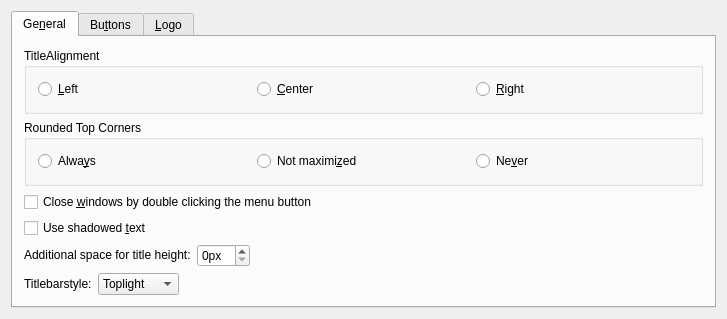
<ui version="4.0" >
 <class>ConfigDialog</class>
 <widget class="QWidget" name="ConfigDialog" >
  <property name="geometry" >
   <rect>
    <x>0</x>
    <y>0</y>
    <width>727</width>
    <height>298</height>
   </rect>
  </property>
  <property name="windowTitle" >
   <string>Config Dialog</string>
  </property>
  <layout class="QGridLayout" >
   <item row="0" column="0" >
    <widget class="QTabWidget" name="tabWidget2" >
     <property name="currentIndex" >
      <number>0</number>
     </property>
     <widget class="QWidget" name="tab" >
      <attribute name="title" >
       <string>Ge&amp;neral</string>
      </attribute>
      <layout class="QGridLayout" >
       <item row="0" column="0" >
        <widget class="QGroupBox" name="titleAlign" >
         <property name="title" >
          <string>TitleAlignment</string>
         </property>
         <layout class="QGridLayout" >
          <item row="0" column="0" >
           <widget class="QRadioButton" name="AlignLeft" >
            <property name="whatsThis" >
             <string>Align the title left.</string>
            </property>
            <property name="text" >
             <string>&amp;Left</string>
            </property>
           </widget>
          </item>
          <item row="0" column="1" >
           <widget class="QRadioButton" name="AlignHCenter" >
            <property name="whatsThis" >
             <string>Center the title.</string>
            </property>
            <property name="text" >
             <string>&amp;Center</string>
            </property>
           </widget>
          </item>
          <item row="0" column="2" >
           <widget class="QRadioButton" name="AlignRight" >
            <property name="whatsThis" >
             <string>Align the title right.</string>
            </property>
            <property name="text" >
             <string>&amp;Right</string>
            </property>
           </widget>
          </item>
         </layout>
        </widget>
       </item>
       <item row="1" column="0" >
        <widget class="QGroupBox" name="roundedCorners" >
         <property name="title" >
          <string>Rounded Top Corners</string>
         </property>
         <layout class="QGridLayout" >
          <item row="0" column="0" >
           <widget class="QRadioButton" name="RoundAlways" >
            <property name="whatsThis" >
             <string>Always draw rounded window top corners.</string>
            </property>
            <property name="text" >
             <string>Alwa&amp;ys</string>
            </property>
           </widget>
          </item>
          <item row="0" column="1" >
           <widget class="QRadioButton" name="NotMaximized" >
            <property name="whatsThis" >
             <string>Draw rounded top corners if the window is not maximized.</string>
            </property>
            <property name="text" >
             <string>Not maximi&amp;zed</string>
            </property>
           </widget>
          </item>
          <item row="0" column="2" >
           <widget class="QRadioButton" name="RoundNever" >
            <property name="whatsThis" >
             <string>Never draw rounded window top corners.</string>
            </property>
            <property name="text" >
             <string>Ne&amp;ver</string>
            </property>
           </widget>
          </item>
         </layout>
        </widget>
       </item>
       <item row="2" column="0" >
        <widget class="QCheckBox" name="menuClose" >
         <property name="whatsThis" >
          <string>Check this option if you want windows to be closed when you double click the menu button, similar to Microsoft Windows.</string>
         </property>
         <property name="text" >
          <string>Close &amp;windows by double clicking the menu button</string>
         </property>
        </widget>
       </item>
       <item row="3" column="0" >
        <widget class="QCheckBox" name="titleShadow" >
         <property name="whatsThis" >
          <string>Check this option if you want the titlebar text to have a 3D look with a shadow behind it.</string>
         </property>
         <property name="text" >
          <string>Use shadowed &amp;text</string>
         </property>
        </widget>
       </item>
       <item row="4" column="0" >
        <layout class="QHBoxLayout" >
         <item>
          <widget class="QLabel" name="textLabel1_4" >
           <property name="sizePolicy" >
            <sizepolicy vsizetype="Fixed" hsizetype="Minimum" >
             <horstretch>0</horstretch>
             <verstretch>0</verstretch>
            </sizepolicy>
           </property>
           <property name="text" >
            <string>Additional space for title height:</string>
           </property>
           <property name="wordWrap" >
            <bool>false</bool>
           </property>
          </widget>
         </item>
         <item>
          <widget class="QSpinBox" name="addSpace" >
           <property name="specialValueText" >
            <string/>
           </property>
           <property name="suffix" >
            <string comment="Pixel" >px</string>
           </property>
          </widget>
         </item>
         <item>
          <spacer>
           <property name="orientation" >
            <enum>Qt::Horizontal</enum>
           </property>
           <property name="sizeType" >
            <enum>QSizePolicy::Expanding</enum>
           </property>
           <property name="sizeHint" >
            <size>
             <width>71</width>
             <height>21</height>
            </size>
           </property>
          </spacer>
         </item>
        </layout>
       </item>
       <item row="5" column="0" >
        <layout class="QHBoxLayout" >
         <item>
          <widget class="QLabel" name="textLabel1_5" >
           <property name="sizePolicy" >
            <sizepolicy vsizetype="Fixed" hsizetype="Minimum" >
             <horstretch>0</horstretch>
             <verstretch>0</verstretch>
            </sizepolicy>
           </property>
           <property name="text" >
            <string>Titlebarstyle:</string>
           </property>
           <property name="wordWrap" >
            <bool>false</bool>
           </property>
          </widget>
         </item>
         <item>
          <widget class="QComboBox" name="titlebarStyle" >
           <property name="whatsThis" >
            <string>Select the titlebar style.</string>
           </property>
           <item>
            <property name="text" >
             <string>Toplight</string>
            </property>
           </item>
           <item>
            <property name="text" >
             <string>Balanced</string>
            </property>
           </item>
          </widget>
         </item>
         <item>
          <spacer>
           <property name="orientation" >
            <enum>Qt::Horizontal</enum>
           </property>
           <property name="sizeType" >
            <enum>QSizePolicy::Expanding</enum>
           </property>
           <property name="sizeHint" >
            <size>
             <width>301</width>
             <height>21</height>
            </size>
           </property>
          </spacer>
         </item>
        </layout>
       </item>
      </layout>
     </widget>
     <widget class="QWidget" name="tab" >
      <attribute name="title" >
       <string>Bu&amp;ttons</string>
      </attribute>
      <layout class="QGridLayout" >
       <item row="0" column="0" >
        <layout class="QHBoxLayout" >
         <item>
          <widget class="QLabel" name="textLabel1_2" >
           <property name="sizePolicy" >
            <sizepolicy vsizetype="Fixed" hsizetype="Minimum" >
             <horstretch>0</horstretch>
             <verstretch>0</verstretch>
            </sizepolicy>
           </property>
           <property name="text" >
            <string>Buttontype:</string>
           </property>
           <property name="wordWrap" >
            <bool>false</bool>
           </property>
          </widget>
         </item>
         <item>
          <widget class="QComboBox" name="buttonType" >
           <property name="whatsThis" >
            <string>Select the buttontype.</string>
           </property>
           <item>
            <property name="text" >
             <string>Plastik flat</string>
            </property>
           </item>
           <item>
            <property name="text" >
             <string>Lipstik flat</string>
            </property>
           </item>
           <item>
            <property name="text" >
             <string>Plastik 3D</string>
            </property>
           </item>
           <item>
            <property name="text" >
             <string>Lipstik 3D</string>
            </property>
           </item>
           <item>
            <property name="text" >
             <string>Lipstik bright</string>
            </property>
           </item>
          </widget>
         </item>
         <item>
          <spacer>
           <property name="orientation" >
            <enum>Qt::Horizontal</enum>
           </property>
           <property name="sizeType" >
            <enum>QSizePolicy::MinimumExpanding</enum>
           </property>
           <property name="sizeHint" >
            <size>
             <width>41</width>
             <height>21</height>
            </size>
           </property>
          </spacer>
         </item>
        </layout>
       </item>
       <item row="0" column="1" >
        <widget class="QCheckBox" name="customIconColors" >
         <property name="whatsThis" >
          <string>Allow custom colors for the button icons.</string>
         </property>
         <property name="text" >
          <string>&amp;Custom icon colors</string>
         </property>
        </widget>
       </item>
       <item row="1" column="0" >
        <widget class="QCheckBox" name="customColors" >
         <property name="whatsThis" >
          <string>Allow custom colors for the button background. The colors for the buttonbackground from the colorscheme are used then.</string>
         </property>
         <property name="text" >
          <string>Custom colors for button bac&amp;kground</string>
         </property>
        </widget>
       </item>
       <item rowspan="4" row="1" column="1" >
        <layout class="QHBoxLayout" >
         <item>
          <layout class="QVBoxLayout" >
           <item>
            <widget class="QLabel" name="activeLbl" >
             <property name="text" >
              <string>Active:</string>
             </property>
             <property name="wordWrap" >
              <bool>false</bool>
             </property>
            </widget>
           </item>
           <item>
            <widget class="QLabel" name="activeDownLbl" >
             <property name="text" >
              <string>Active down:</string>
             </property>
             <property name="wordWrap" >
              <bool>false</bool>
             </property>
            </widget>
           </item>
           <item>
            <widget class="QLabel" name="inactiveLbl" >
             <property name="text" >
              <string>Inactive:</string>
             </property>
             <property name="wordWrap" >
              <bool>false</bool>
             </property>
            </widget>
           </item>
           <item>
            <widget class="QLabel" name="inactiveDownLbl" >
             <property name="text" >
              <string>Inactive down:</string>
             </property>
             <property name="wordWrap" >
              <bool>false</bool>
             </property>
            </widget>
           </item>
          </layout>
         </item>
         <item>
          <layout class="QVBoxLayout" >
           <item>
            <widget class="KColorButton" name="activeFgColor" >
             <property name="whatsThis" >
              <string>Color for the icon of the active button.</string>
             </property>
             <property name="text" >
              <string/>
             </property>
            </widget>
           </item>
           <item>
            <widget class="KColorButton" name="activeBgColor" >
             <property name="whatsThis" >
              <string>Color for the icon of the active button when pressed.</string>
             </property>
             <property name="text" >
              <string/>
             </property>
            </widget>
           </item>
           <item>
            <widget class="KColorButton" name="inactiveFgColor" >
             <property name="whatsThis" >
              <string>Color for the icon of the inactive button.</string>
             </property>
             <property name="text" >
              <string/>
             </property>
            </widget>
           </item>
           <item>
            <widget class="KColorButton" name="inactiveBgColor" >
             <property name="whatsThis" >
              <string>Color for the icon of the inactive button when pressed.</string>
             </property>
             <property name="text" >
              <string/>
             </property>
            </widget>
           </item>
          </layout>
         </item>
        </layout>
       </item>
       <item rowspan="4" row="1" column="2" >
        <spacer>
         <property name="orientation" >
          <enum>Qt::Horizontal</enum>
         </property>
         <property name="sizeType" >
          <enum>QSizePolicy::Expanding</enum>
         </property>
         <property name="sizeHint" >
          <size>
           <width>16</width>
           <height>120</height>
          </size>
         </property>
        </spacer>
       </item>
       <item row="2" column="0" >
        <widget class="QCheckBox" name="useTitleProps" >
         <property name="whatsThis" >
          <string>Use the titlefont settings (color, shadow) for the button icons. Overrides the custom color settings.</string>
         </property>
         <property name="text" >
          <string>&amp;Use titlefont settings for button icons</string>
         </property>
        </widget>
       </item>
       <item row="3" column="0" >
        <widget class="QCheckBox" name="animateButtons" >
         <property name="whatsThis" >
          <string>Check this option if you want the buttons to fade in when the mouse pointer hovers over them and fade out again when it moves away.</string>
         </property>
         <property name="text" >
          <string>A&amp;nimate buttons</string>
         </property>
        </widget>
       </item>
       <item row="4" column="0" >
        <widget class="QCheckBox" name="redCloseButton" >
         <property name="whatsThis" >
          <string>Paint the icon of the closebutton in red (this overrides all other colorsettings).</string>
         </property>
         <property name="text" >
          <string>&amp;Red closebutton icon</string>
         </property>
        </widget>
       </item>
       <item row="5" column="0" >
        <layout class="QHBoxLayout" >
         <item>
          <widget class="QLabel" name="textLabel1_3" >
           <property name="sizePolicy" >
            <sizepolicy vsizetype="Fixed" hsizetype="Minimum" >
             <horstretch>0</horstretch>
             <verstretch>0</verstretch>
            </sizepolicy>
           </property>
           <property name="text" >
            <string>Iconsize:</string>
           </property>
           <property name="wordWrap" >
            <bool>false</bool>
           </property>
          </widget>
         </item>
         <item>
          <widget class="QSpinBox" name="iconSize" >
           <property name="suffix" >
            <string comment="Percent of Buttonheight" >%</string>
           </property>
          </widget>
         </item>
         <item>
          <spacer>
           <property name="orientation" >
            <enum>Qt::Horizontal</enum>
           </property>
           <property name="sizeType" >
            <enum>QSizePolicy::MinimumExpanding</enum>
           </property>
           <property name="sizeHint" >
            <size>
             <width>171</width>
             <height>21</height>
            </size>
           </property>
          </spacer>
         </item>
        </layout>
       </item>
       <item row="5" column="1" >
        <widget class="QCheckBox" name="iconShadow" >
         <property name="whatsThis" >
          <string>Check this if you want to have shadows for the button icons on active windows.</string>
         </property>
         <property name="text" >
          <string>Shado&amp;w for icons</string>
         </property>
        </widget>
       </item>
       <item row="6" column="0" colspan="3" >
        <spacer>
         <property name="orientation" >
          <enum>Qt::Vertical</enum>
         </property>
         <property name="sizeType" >
          <enum>QSizePolicy::MinimumExpanding</enum>
         </property>
         <property name="sizeHint" >
          <size>
           <width>350</width>
           <height>16</height>
          </size>
         </property>
        </spacer>
       </item>
      </layout>
     </widget>
     <widget class="QWidget" name="TabPage" >
      <attribute name="title" >
       <string>&amp;Logo</string>
      </attribute>
      <layout class="QVBoxLayout" >
       <item>
        <widget class="QCheckBox" name="titleBarLogo" >
         <property name="whatsThis" >
          <string>Check this if you want to see the titlebar logo in the titlebar.</string>
         </property>
         <property name="text" >
          <string>Show &amp;titlebar logo</string>
         </property>
        </widget>
       </item>
       <item>
        <layout class="QHBoxLayout" >
         <item>
          <widget class="QLabel" name="textLabel2" >
           <property name="sizePolicy" >
            <sizepolicy vsizetype="Fixed" hsizetype="Minimum" >
             <horstretch>0</horstretch>
             <verstretch>0</verstretch>
            </sizepolicy>
           </property>
           <property name="text" >
            <string>Offset from title:</string>
           </property>
           <property name="wordWrap" >
            <bool>false</bool>
           </property>
          </widget>
         </item>
         <item>
          <widget class="QSpinBox" name="titleBarLogoOffset" >
           <property name="suffix" >
            <string comment="Pixel" >px</string>
           </property>
          </widget>
         </item>
         <item>
          <spacer>
           <property name="orientation" >
            <enum>Qt::Horizontal</enum>
           </property>
           <property name="sizeHint" >
            <size>
             <width>40</width>
             <height>20</height>
            </size>
           </property>
          </spacer>
         </item>
        </layout>
       </item>
       <item>
        <layout class="QHBoxLayout" >
         <item>
          <widget class="QLabel" name="textLabel1" >
           <property name="sizePolicy" >
            <sizepolicy vsizetype="Fixed" hsizetype="Minimum" >
             <horstretch>0</horstretch>
             <verstretch>0</verstretch>
            </sizepolicy>
           </property>
           <property name="text" >
            <string>Logo preview:</string>
           </property>
           <property name="wordWrap" >
            <bool>false</bool>
           </property>
          </widget>
         </item>
         <item>
          <widget class="QLabel" name="logoImage" >
           <property name="sizePolicy" >
            <sizepolicy vsizetype="Minimum" hsizetype="Minimum" >
             <horstretch>0</horstretch>
             <verstretch>0</verstretch>
            </sizepolicy>
           </property>
           <property name="minimumSize" >
            <size>
             <width>20</width>
             <height>20</height>
            </size>
           </property>
           <property name="maximumSize" >
            <size>
             <width>120</width>
             <height>20</height>
            </size>
           </property>
           <property name="frameShadow" >
            <enum>QFrame::Plain</enum>
           </property>
           <property name="text" >
            <string/>
           </property>
           <property name="wordWrap" >
            <bool>false</bool>
           </property>
          </widget>
         </item>
         <item>
          <widget class="QPushButton" name="selectButton" >
           <property name="whatsThis" >
            <string>Select the titlebar logo image.</string>
           </property>
           <property name="text" >
            <string>Sele&amp;ct Image</string>
           </property>
          </widget>
         </item>
         <item>
          <spacer>
           <property name="orientation" >
            <enum>Qt::Horizontal</enum>
           </property>
           <property name="sizeHint" >
            <size>
             <width>40</width>
             <height>20</height>
            </size>
           </property>
          </spacer>
         </item>
        </layout>
       </item>
       <item>
        <spacer>
         <property name="orientation" >
          <enum>Qt::Vertical</enum>
         </property>
         <property name="sizeHint" >
          <size>
           <width>20</width>
           <height>40</height>
          </size>
         </property>
        </spacer>
       </item>
      </layout>
     </widget>
    </widget>
   </item>
  </layout>
 </widget>
 <layoutdefault spacing="6" margin="11" />
 <pixmapfunction>qPixmapFromMimeSource</pixmapfunction>
 <customwidgets>
  <customwidget>
   <class>KColorButton</class>
   <extends>QPushButton</extends>
   <header>kcolorbutton.h</header>
  </customwidget>
 </customwidgets>
 <tabstops>
  <tabstop>AlignLeft</tabstop>
  <tabstop>AlignHCenter</tabstop>
  <tabstop>AlignRight</tabstop>
  <tabstop>RoundAlways</tabstop>
  <tabstop>NotMaximized</tabstop>
  <tabstop>RoundNever</tabstop>
  <tabstop>titleShadow</tabstop>
  <tabstop>animateButtons</tabstop>
  <tabstop>buttonType</tabstop>
  <tabstop>menuClose</tabstop>
  <tabstop>titleBarLogo</tabstop>
  <tabstop>selectButton</tabstop>
 </tabstops>
 <includes>
  <include location="local" >knuminput.h</include>
  <include location="local" >knuminput.h</include>
  <include location="local" >kcolorbutton.h</include>
  <include location="local" >kcolorbutton.h</include>
  <include location="local" >kcolorbutton.h</include>
  <include location="local" >kcolorbutton.h</include>
  <include location="local" >knuminput.h</include>
 </includes>
 <resources/>
 <connections/>
</ui>
